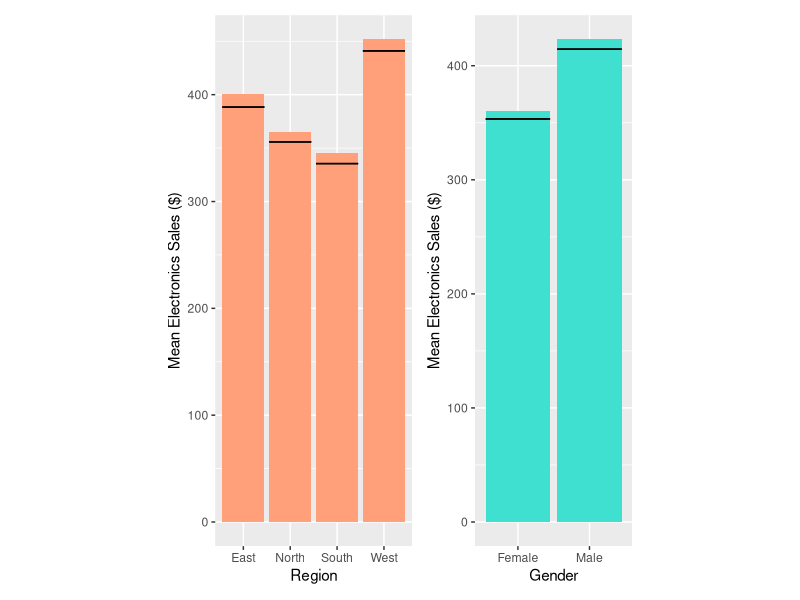
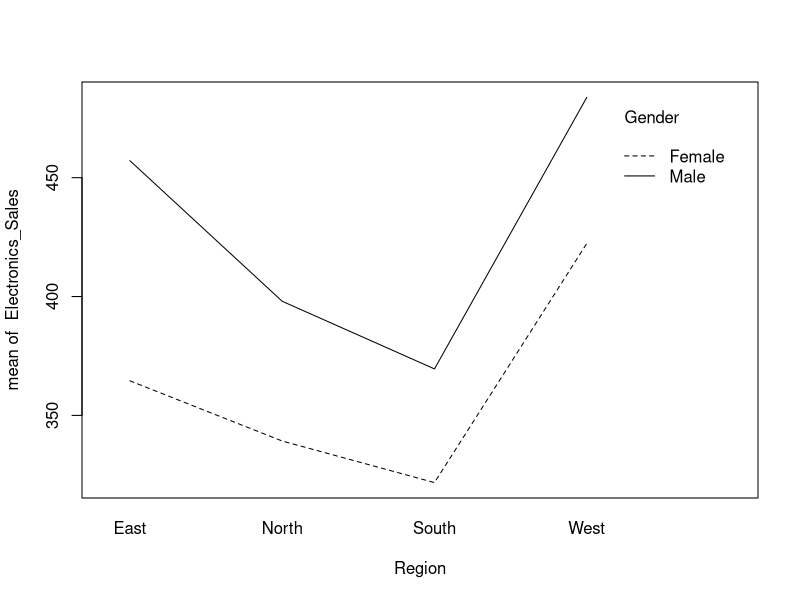
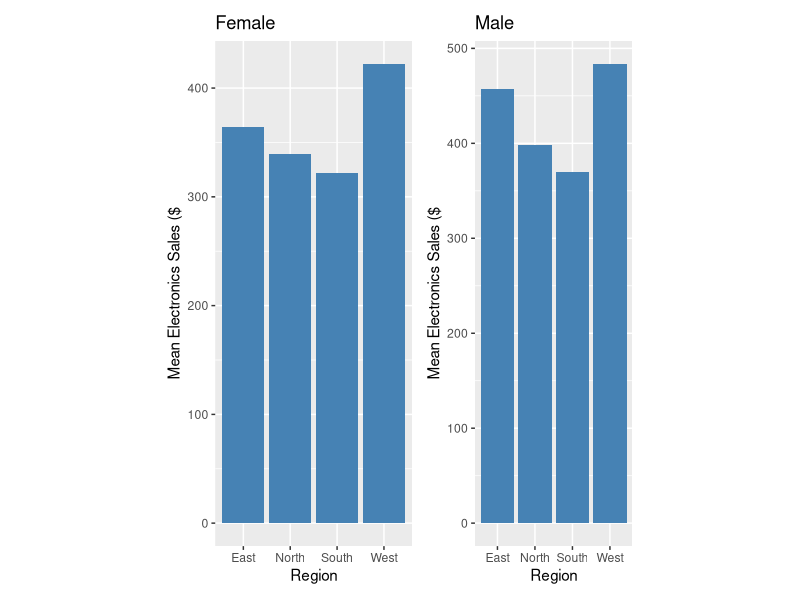
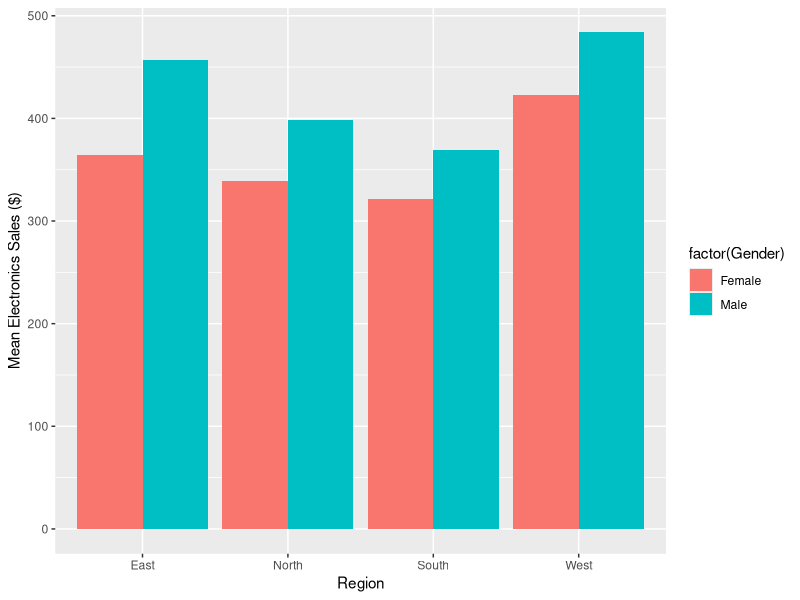

The R source for these figures, in order:
## ---- chunk 1
library(tidyverse)
salesdata <- read.csv("sales.csv")
## ---- chunk 2
region_mean_and_se <- aggregate(Electronics_Sales ~ Region,
                                salesdata,
                                function(x) c(mean = mean(x), 
                                              se = sqrt(var(x)/length(x))))

gender_mean_and_se <- aggregate(Electronics_Sales ~ Gender,
                                salesdata,
                                function(x) c(mean = mean(x), 
                                              se = sqrt(var(x)/length(x))))
## ---- chunk 3
# install.packages("patchwork")
library(patchwork)

p1 <- ggplot(data = region_mean_and_se,
             aes(x = Region, y = Electronics_Sales[, 1])) +
  geom_bar(stat = "identity", fill = "lightsalmon") +
  geom_errorbar(aes(ymin = Electronics_Sales[, 1] - Electronics_Sales[, 2],
                    ymax = Electronics_Sales[, 1] - Electronics_Sales[, 2])) +
  ylab("Mean Electronics Sales ($)")

p2 <- ggplot(data = gender_mean_and_se,
             aes(x = Gender, y = Electronics_Sales[, 1])) +
  geom_bar(stat = "identity", fill = "turquoise") +
  geom_errorbar(aes(ymin = Electronics_Sales[, 1] - Electronics_Sales[, 2],
                    ymax = Electronics_Sales[, 1] - Electronics_Sales[, 2])) +
  ylab("Mean Electronics Sales ($)")

p1 + p2 + plot_layout(width = unit(c(5, 4), c("cm", "cm")))
## ---- chunk 4
# install.packages("doBy")
library(doBy)
## ---- chunk 5
sB <- summaryBy(Electronics_Sales ~ Region + Gender + Region:Gender, data = salesdata)
sB
## ---- chunk 6
shapiro.test(salesdata$Electronics_Sales[salesdata$Region == "West"])
## ---- chunk 7
shapiro.test(salesdata$Electronics_Sales[salesdata$Region == "East"])
## ---- chunk 8
shapiro.test(salesdata$Electronics_Sales[salesdata$Region == "South"])
## ---- chunk 9
shapiro.test(salesdata$Electronics_Sales[salesdata$Region == "North"])
## ---- chunk 10
shapiro.test(salesdata$Electronics_Sales[salesdata$Gender == "Male"])
## ---- chunk 11
shapiro.test(salesdata$Electronics_Sales[salesdata$Gender == "Female"])
## ---- chunk 12
bartlett.test(Electronics_Sales ~ Region, data = salesdata)
## ---- chunk 13
bartlett.test(Electronics_Sales ~ Gender, data = salesdata)
## ---- chunk 14
s_anova <- aov(Electronics_Sales ~ Region + Gender + Region:Gender, data = salesdata)
summary(s_anova)
## ---- chunk 15
s_anova2 <- aov(Electronics_Sales ~ Region * Gender, data = salesdata)
summary(s_anova2)
## ---- chunk 16
with(salesdata, {
  interaction.plot(Region, Gender, Electronics_Sales, fixed = TRUE)
})
## ---- chunk 17
mean_and_se <- aggregate(Electronics_Sales ~ Region + Gender, 
                         salesdata, 
                         function(x) c(mean = mean(x), se = var(x)/length(x)))

mean_and_se
## ---- chunk 18
f_mse <- mean_and_se[which(mean_and_se$Gender == "Female"),]
m_mse <- mean_and_se[which(mean_and_se$Gender == "Male"),]

p3 <- ggplot(data = f_mse,
             aes(x = Region, y = Electronics_Sales[, 1])) +
  geom_bar(stat = "identity", fill = "steelblue") +
  ylab("Mean Electronics Sales ($") +
  ggtitle("Female")

p4 <- ggplot(data = m_mse,
             aes(x = Region, y = Electronics_Sales[, 1])) +
  geom_bar(stat = "identity", fill = "steelblue") +
  ylab("Mean Electronics Sales ($") +
  ggtitle("Male")

p3 + p4 + plot_layout(widths = unit(c(5, 4), c("cm", "cm")))
## ---- chunk 19
ggplot(data = mean_and_se,
       aes(x = Region, y = Electronics_Sales[, 1], fill = factor(Gender))) +
  geom_bar(stat = "identity", position = "dodge") +
  xlab("Region") +
  ylab("Mean Electronics Sales ($)")
## ---- chunk 20
tukey.test <- TukeyHSD(s_anova2)
tukey.test
